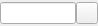
<?xml version="1.0" encoding="UTF-8"?>
<ui version="4.0">
 <class>InlineTextInput</class>
 <widget class="QWidget" name="InlineTextInput">
  <property name="geometry">
   <rect>
    <x>0</x>
    <y>0</y>
    <width>98</width>
    <height>26</height>
   </rect>
  </property>
  <layout class="QGridLayout" name="gridLayout">
   <property name="margin">
    <number>0</number>
   </property>
   <property name="spacing">
    <number>0</number>
   </property>
   <item row="0" column="0">
    <widget class="QLineEdit" name="line"/>
   </item>
   <item row="0" column="1">
    <widget class="QToolButton" name="pushClose">
     <property name="minimumSize">
      <size>
       <width>22</width>
       <height>22</height>
      </size>
     </property>
     <property name="maximumSize">
      <size>
       <width>22</width>
       <height>22</height>
      </size>
     </property>
     <property name="focusPolicy">
      <enum>Qt::NoFocus</enum>
     </property>
     <property name="icon">
      <iconset resource="tht.qrc">
       <normaloff>:/images/cancel.png</normaloff>:/images/cancel.png</iconset>
     </property>
    </widget>
   </item>
  </layout>
 </widget>
 <resources>
  <include location="tht.qrc"/>
 </resources>
 <connections/>
</ui>
